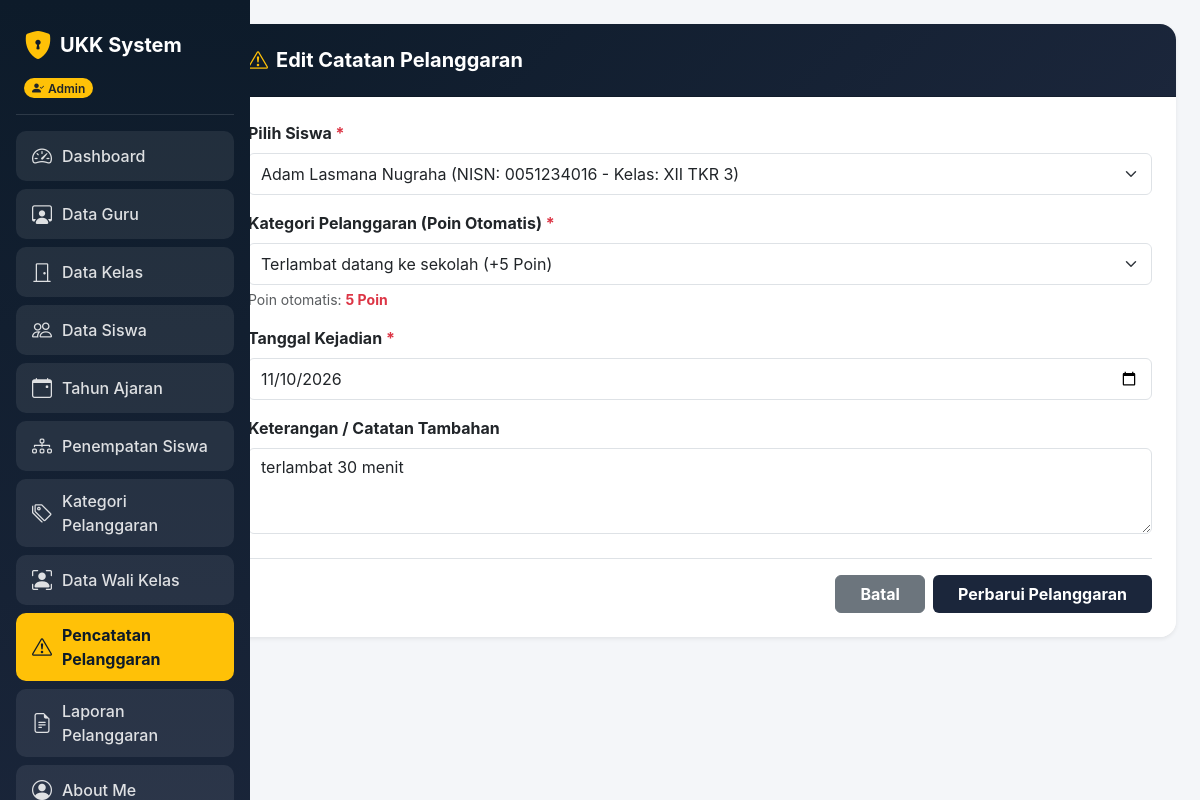
Page /pelanggaran/pelanggaran_edit.php?id=4 (signed in) on the committed database.
### tables this page shows
CREATE TABLE `t_pelanggaran_siswa` (
  `id` int(11) NOT NULL,
  `tahun_ajaran_id` int(11) DEFAULT NULL,
  `siswa_id` int(11) DEFAULT NULL,
  `nama_siswa` varchar(150) NOT NULL,
  `kelas_id` int(11) DEFAULT NULL,
  `nama_kelas` varchar(100) NOT NULL,
  `pelanggaran_id` int(11) DEFAULT NULL,
  `nama_pelanggaran` varchar(100) NOT NULL,
  `pelanggaran_kategori_id` int(11) DEFAULT NULL,
  `guru_id` int(11) DEFAULT NULL,
  `nama_guru` varchar(150) NOT NULL,
  `tanggal` date DEFAULT NULL,
  `keterangan` text NOT NULL,
  `poin` int(11) NOT NULL,
  `tindakan` text NOT NULL,
  `status` varchar(30) NOT NULL,
  `created_at` timestamp NOT NULL DEFAULT current_timestamp(),
  `updated_at` timestamp NOT NULL DEFAULT current_timestamp()
);

### pelanggaran/pelanggaran_edit.php (the view, shortened to what this page needs)
<?php
include '../koneksi.php';
$id = isset($_GET['id']) ? mysqli_real_escape_string($koneksi, $_GET['id']) : '';
$q_current = mysqli_query($koneksi, "SELECT * FROM t_pelanggaran_siswa WHERE id = '$id'");
$current = mysqli_fetch_assoc($q_current);
?>
<!DOCTYPE html>
<html lang="id">
<head>
  <link href="https://cdn.jsdelivr.net/npm/bootstrap@5.3.0/dist/css/bootstrap.min.css" rel="stylesheet">
  <link rel="stylesheet" href="https://cdn.jsdelivr.net/npm/bootstrap-icons@1.11.1/font/bootstrap-icons.css">
</head>
<body>
  <div class="container-fluid">
    <div class="row">
      <div class="col-md-3 col-lg-2 sidebar p-3 text-white d-none d-md-block">
        <div class="d-flex align-items-center gap-2 mb-2 px-2 mt-2">
          <i class="bi bi-shield-lock-fill fs-3 text-warning"></i>
          <h4 class="mb-0 fw-bold fs-5">UKK System</h4>
        </div>
        <div class="px-2 mb-3">
          <span class="badge bg-warning text-dark px-2 py-1 rounded-pill fw-semibold"><i class="bi bi-person-check-fill me-1"></i>Admin</span>
        </div>
        <hr class="text-white-50">
        <ul class="nav flex-column mb-auto">
          <li class="nav-item"><a href="../dashboard.php?tab=menu1" class="nav-link-custom"><i class="bi bi-speedometer2 fs-5"></i><span>Dashboard</span></a></li>
          <li class="nav-item"><a href="../dashboard.php?tab=menu2" class="nav-link-custom"><i class="bi bi-person-workspace fs-5"></i><span>Data Guru</span></a></li>
          <li class="nav-item"><a href="../dashboard.php?tab=menu3" class="nav-link-custom"><i class="bi bi-door-closed fs-5"></i><span>Data Kelas</span></a></li>
          <li class="nav-item"><a href="../dashboard.php?tab=menu4" class="nav-link-custom"><i class="bi bi-people fs-5"></i><span>Data Siswa</span></a></li>
          <li class="nav-item"><a href="../dashboard.php?tab=menu5" class="nav-link-custom"><i class="bi bi-calendar-event fs-5"></i><span>Tahun Ajaran</span></a></li>
          <li class="nav-item"><a href="../dashboard.php?tab=menu6" class="nav-link-custom"><i class="bi bi-diagram-3 fs-5"></i><span>Penempatan Siswa</span></a></li>
          <li class="nav-item"><a href="../dashboard.php?tab=menu7" class="nav-link-custom"><i class="bi bi-tags fs-5"></i><span>Kategori Pelanggaran</span></a></li>
          <li class="nav-item"><a href="../dashboard.php?tab=menu8" class="nav-link-custom"><i class="bi bi-person-bounding-box fs-5"></i><span>Data Wali Kelas</span></a></li>
          <li class="nav-item"><a href="../dashboard.php?tab=menu9" class="nav-link-custom" style="background-color: #ffc107; color: #0d1b2a; font-weight: 700;"><i class="bi bi-exclamation-triangle fs-5"></i><span>Pencatatan Pelanggaran</span></a></li>
          <li class="nav-item"><a href="../dashboard.php?tab=menu10" class="nav-link-custom"><i class="bi bi-file-earmark-text fs-5"></i><span>Laporan Pelanggaran</span></a></li>
          <li class="nav-item"><a href="../dashboard.php?tab=menu_about" class="nav-link-custom"><i class="bi bi-person-circle fs-5"></i><span>About Me</span></a></li>
        </ul>
      </div>
      <main class="col-12 col-md-9 col-lg-10 p-4 ms-auto">
        <div class="container-fluid px-0">
          <form action="" method="POST">
            <div class="card shadow-sm border-0 rounded-4 overflow-hidden mb-5">
              <div class="card-header text-white p-4" style="background: linear-gradient(135deg, #0d1b2a 0%, #1b263b 100%);">
                <h5 class="mb-0 fw-bold"><i class="bi bi-exclamation-triangle text-warning me-2"></i>Edit Catatan Pelanggaran</h5>
              </div>
              <div class="card-body p-4 bg-white">
                <div class="mb-3">
                  <label class="form-label fw-bold">Pilih Siswa <span class="text-danger">*</span></label>
                  <select name="siswa_id" class="form-select py-2" required>
                    <?php
                    $q_s = mysqli_query($koneksi, "SELECT s.*, k.nama AS nama_kls
                                                   FROM t_siswa s
                                                   LEFT JOIN t_kelas_siswa ks ON s.id = ks.siswa_id
                                                   LEFT JOIN t_kelas k ON ks.kelas_id = k.id
                                                   ORDER BY s.nama ASC");
                    while ($s = mysqli_fetch_assoc($q_s)) {
                        $selected = ($s['id'] == $current['siswa_id']) ? 'selected' : '';
                        $nisn_str = !empty($s['nisn']) ? $s['nisn'] : '-';
                        $kelas_str = !empty($s['nama_kls']) ? $s['nama_kls'] : '-';
                        echo "<option value='{$s['id']}' {$selected}>" . htmlspecialchars($s['nama']) . " (NISN: {$nisn_str} - Kelas: {$kelas_str})</option>";
                    }
                    ?>
                  </select>
                </div>
                <div class="mb-3">
                  <label class="form-label fw-bold">Kategori Pelanggaran (Poin Otomatis) <span class="text-danger">*</span></label>
                  <select name="kategori_id" id="pilihKategori" class="form-select py-2" required onchange="updatePoinInfo(this)">
                    <?php
                    $q_p = mysqli_query($koneksi, "SELECT * FROM t_pelanggaran_kategori ORDER BY id DESC");
                    while ($p = mysqli_fetch_assoc($q_p)) {
                        $p_id = $p['id'];
                        $nm_p = !empty($p['nama']) ? $p['nama'] : ($p['nama_kategori'] ?? 'Pelanggaran');
                        $poin_p = $p['poin'] ?? 0;
                        $selected = ($p_id == $current['pelanggaran_kategori_id']) ? 'selected' : '';
                        echo "<option value='{$p_id}' data-poin='{$poin_p}' {$selected}>{$nm_p} (+{$poin_p} Poin)</option>";
                    }
                    ?>
                  </select>
                  <small class="text-muted mt-1 d-block">Poin otomatis: <span id="infoPoin" class="fw-bold text-danger"><?= htmlspecialchars($current['poin'] ?? 0); ?> Poin</span></small>
                </div>
                <div class="mb-3">
                  <label class="form-label fw-bold">Tanggal Kejadian <span class="text-danger">*</span></label>
                  <input type="date" name="tanggal" class="form-control py-2" value="<?= htmlspecialchars($current['tanggal']); ?>" required>
                </div>
                <div class="mb-4">
                  <label class="form-label fw-bold">Keterangan / Catatan Tambahan</label>
                  <textarea name="keterangan" class="form-control" rows="3" placeholder="Masukkan rincian tambahan jika ada..."><?= htmlspecialchars($current['keterangan'] ?? ''); ?></textarea>
                </div>
                <div class="pt-3 border-top d-flex gap-2 justify-content-end">
                  <a href="../dashboard.php?tab=menu9" class="btn btn-secondary px-4 fw-bold">Batal</a>
                  <button type="submit" name="update" class="btn text-white px-4 fw-bold" style="background-color: #1b263b;">Perbarui Pelanggaran</button>
                </div>
              </div>
            </div>
          </form>
        </div>
      </main>
    </div>
  </div>
</body>
</html>

### pelanggaran/pelanggaran_edit.php (style rules this page uses)
body { font-family: 'Inter', sans-serif; background-color: #f4f6f9; color: #333; }
.sidebar { background: linear-gradient(180deg, #0d1b2a 0%, #1b263b 100%); min-height: 100vh; position: fixed; top: 0; left: 0; width: 250px; z-index: 1000; }
.sidebar .nav-link-custom { color: rgba(255, 255, 255, 0.85); background-color: rgba(255, 255, 255, 0.08); border-radius: 10px; padding: 10px 16px; margin-bottom: 8px; font-weight: 500; display: flex; align-items: center; gap: 10px; text-decoration: none; }
main { margin-left: 250px; width: calc(100% - 250px); padding: 30px; padding-bottom: 100px; }

### rows in the picture
t_pelanggaran_siswa: poin "5", tanggal "11/10/2026", keterangan "terlambat 30 menit"

### other values in the picture
form field siswa_id "Adam Lasmana Nugraha (NISN: 0051234016 - Kelas: XII TKR 3)"
form field kategori_id "Terlambat datang ke sekolah (+5 Poin)"
